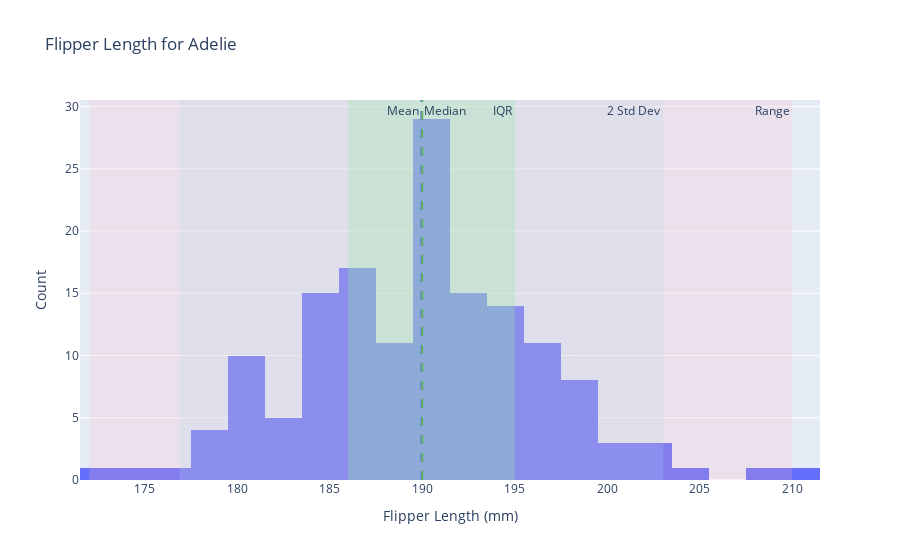
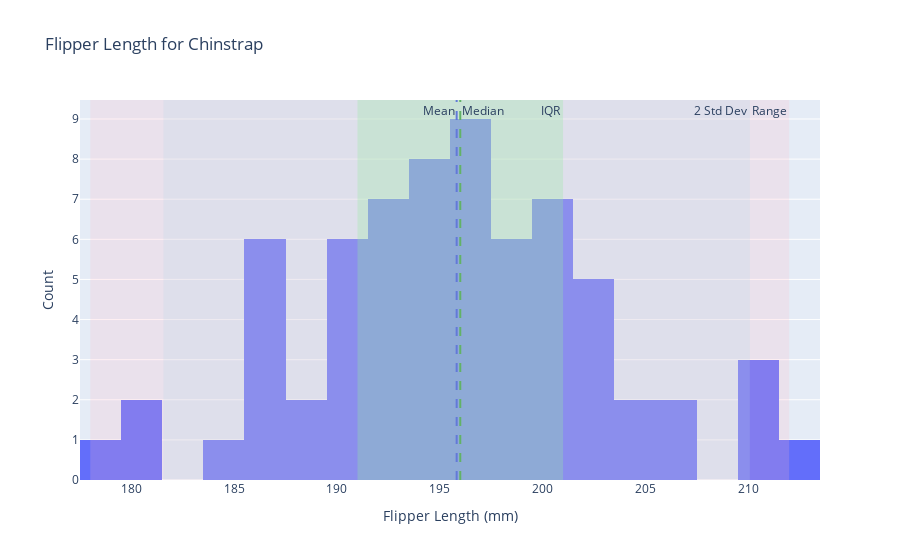
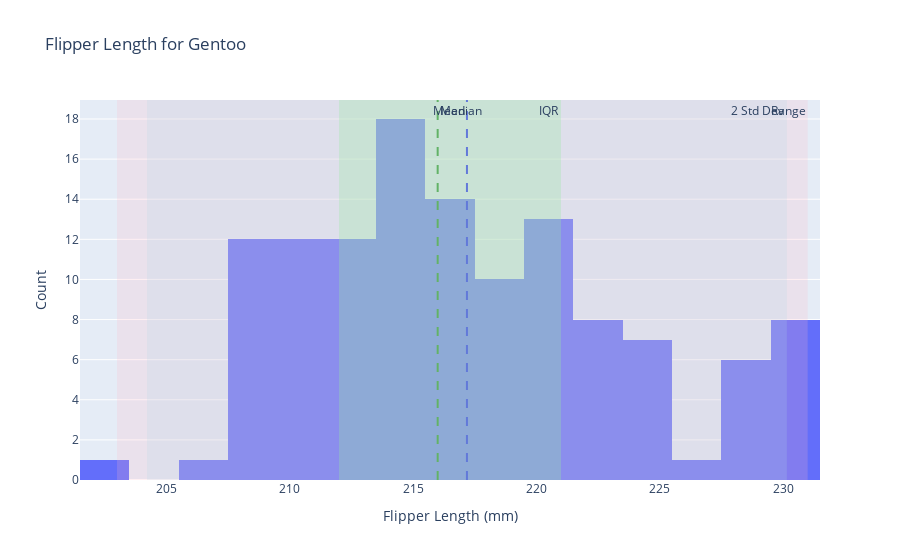

Here is the notebook cell these charts were saved with, in order:
### Code cell
# 1. 

def plot_flipper_length_with_annotations(df, species_name):
    # Filter data for the species
    species_data = df[df['species'] == species_name]
    flipper_length = species_data['flipper_length_mm']

    # Calculate statistical properties
    mean = flipper_length.mean()
    median = flipper_length.median()
    std_dev = flipper_length.std()
    min_val = flipper_length.min()
    max_val = flipper_length.max()
    q1 = np.percentile(flipper_length, 25)
    q3 = np.percentile(flipper_length, 75)
    lower_bound = mean - 2 * std_dev
    upper_bound = mean + 2 * std_dev

    # Create histogram
    fig = px.histogram(species_data, x='flipper_length_mm', nbins=20, title=f'Flipper Length for {species_name}')

    # Add mean and median lines
    fig.add_vline(x=mean, line=dict(color='blue', dash='dash'), annotation_text='Mean', annotation_position='top left')
    fig.add_vline(x=median, line=dict(color='green', dash='dash'), annotation_text='Median', annotation_position='top right')

    # Add rectangles for ranges
    # Add rectangle for the range (min to max)
    fig.add_vrect(x0=min_val, x1=max_val, fillcolor="LightPink", opacity=0.2, line_width=0, annotation_text='Range')
    
    # Add rectangle for the IQR (Q1 to Q3)
    fig.add_vrect(x0=q1, x1=q3, fillcolor="LightGreen", opacity=0.3, line_width=0, annotation_text='IQR')
    
    # Add rectangle for two standard deviations from the mean
    fig.add_vrect(x0=lower_bound, x1=upper_bound, fillcolor="LightBlue", opacity=0.2, line_width=0, annotation_text='2 Std Dev')

    # Update layout
    fig.update_layout(showlegend=False, xaxis_title='Flipper Length (mm)', yaxis_title='Count')

    fig.show()

# Plot for each species
for species in penguins['species'].unique():
    plot_flipper_length_with_annotations(penguins, species)

### Figure 1 — Plotly figure (JSON) as saved in the notebook; plotly's stock layout.template omitted (floating-point values rounded to 4 significant figures; data arrays with more than 128 entries replaced by an {"elided": "..."} marker saying what was removed)
{"data": [{"alignmentgroup": "True", "bingroup": "x", "hovertemplate": "flipper_length_mm=%{x}<br>count=%{y}<extra></extra>", "legendgroup": "", "marker": {"color": "#636efa", "pattern": {"shape": ""}}, "name": "", "nbinsx": 20, "offsetgroup": "", "orientation": "v", "showlegend": false, "type": "histogram", "x": {"elided": "151 int values"}, "xaxis": "x", "yaxis": "y"}], "layout": {"annotations": [{"showarrow": false, "text": "Mean", "x": 190.0, "xanchor": "right", "xref": "x", "y": 1, "yanchor": "top", "yref": "y domain"}, {"showarrow": false, "text": "Median", "x": 190, "xanchor": "left", "xref": "x", "y": 1, "yanchor": "top", "yref": "y domain"}, {"showarrow": false, "text": "Range", "x": 210, "xanchor": "right", "xref": "x", "y": 1, "yanchor": "top", "yref": "y domain"}, {"showarrow": false, "text": "IQR", "x": 195, "xanchor": "right", "xref": "x", "y": 1, "yanchor": "top", "yref": "y domain"}, {"showarrow": false, "text": "2 Std Dev", "x": 203.0, "xanchor": "right", "xref": "x", "y": 1, "yanchor": "top", "yref": "y domain"}], "barmode": "relative", "legend": {"tracegroupgap": 0}, "shapes": [{"line": {"color": "blue", "dash": "dash"}, "type": "line", "x0": 190.0, "x1": 190.0, "xref": "x", "y0": 0, "y1": 1, "yref": "y domain"}, {"line": {"color": "green", "dash": "dash"}, "type": "line", "x0": 190, "x1": 190, "xref": "x", "y0": 0, "y1": 1, "yref": "y domain"}, {"fillcolor": "LightPink", "line": {"width": 0}, "opacity": 0.2, "type": "rect", "x0": 172, "x1": 210, "xref": "x", "y0": 0, "y1": 1, "yref": "y domain"}, {"fillcolor": "LightGreen", "line": {"width": 0}, "opacity": 0.3, "type": "rect", "x0": 186, "x1": 195, "xref": "x", "y0": 0, "y1": 1, "yref": "y domain"}, {"fillcolor": "LightBlue", "line": {"width": 0}, "opacity": 0.2, "type": "rect", "x0": 176.9, "x1": 203.0, "xref": "x", "y0": 0, "y1": 1, "yref": "y domain"}], "showlegend": false, "title": {"text": "Flipper Length for Adelie"}, "xaxis": {"anchor": "y", "domain": [0, 1], "title": {"text": "Flipper Length (mm)"}}, "yaxis": {"anchor": "x", "domain": [0, 1], "title": {"text": "Count"}}}}

### Figure 2 — Plotly figure (JSON) as saved in the notebook; plotly's stock layout.template omitted (floating-point values rounded to 4 significant figures)
{"data": [{"alignmentgroup": "True", "bingroup": "x", "hovertemplate": "flipper_length_mm=%{x}<br>count=%{y}<extra></extra>", "legendgroup": "", "marker": {"color": "#636efa", "pattern": {"shape": ""}}, "name": "", "nbinsx": 20, "offsetgroup": "", "orientation": "v", "showlegend": false, "type": "histogram", "x": [192, 196, 193, 188, 197, 198, 178, 197, 195, 198, 193, 194, 185, 201, 190, 201, 197, 181, 190, 195, 181, 191, 187, 193, 195, 197, 200, 200, 191, 205, 187, 201, 187, 203, 195, 199, 195, 210, 192, 205, 210, 187, 196, 196, 196, 201, 190, 212, 187, 198, 199, 201, 193, 203, 187, 197, 191, 203, 202, 194, 206, 189, 195, 207, 202, 193, 210, 198], "xaxis": "x", "yaxis": "y"}], "layout": {"annotations": [{"showarrow": false, "text": "Mean", "x": 195.8, "xanchor": "right", "xref": "x", "y": 1, "yanchor": "top", "yref": "y domain"}, {"showarrow": false, "text": "Median", "x": 196, "xanchor": "left", "xref": "x", "y": 1, "yanchor": "top", "yref": "y domain"}, {"showarrow": false, "text": "Range", "x": 212, "xanchor": "right", "xref": "x", "y": 1, "yanchor": "top", "yref": "y domain"}, {"showarrow": false, "text": "IQR", "x": 201, "xanchor": "right", "xref": "x", "y": 1, "yanchor": "top", "yref": "y domain"}, {"showarrow": false, "text": "2 Std Dev", "x": 210.1, "xanchor": "right", "xref": "x", "y": 1, "yanchor": "top", "yref": "y domain"}], "barmode": "relative", "legend": {"tracegroupgap": 0}, "shapes": [{"line": {"color": "blue", "dash": "dash"}, "type": "line", "x0": 195.8, "x1": 195.8, "xref": "x", "y0": 0, "y1": 1, "yref": "y domain"}, {"line": {"color": "green", "dash": "dash"}, "type": "line", "x0": 196, "x1": 196, "xref": "x", "y0": 0, "y1": 1, "yref": "y domain"}, {"fillcolor": "LightPink", "line": {"width": 0}, "opacity": 0.2, "type": "rect", "x0": 178, "x1": 212, "xref": "x", "y0": 0, "y1": 1, "yref": "y domain"}, {"fillcolor": "LightGreen", "line": {"width": 0}, "opacity": 0.3, "type": "rect", "x0": 191, "x1": 201, "xref": "x", "y0": 0, "y1": 1, "yref": "y domain"}, {"fillcolor": "LightBlue", "line": {"width": 0}, "opacity": 0.2, "type": "rect", "x0": 181.6, "x1": 210.1, "xref": "x", "y0": 0, "y1": 1, "yref": "y domain"}], "showlegend": false, "title": {"text": "Flipper Length for Chinstrap"}, "xaxis": {"anchor": "y", "domain": [0, 1], "title": {"text": "Flipper Length (mm)"}}, "yaxis": {"anchor": "x", "domain": [0, 1], "title": {"text": "Count"}}}}

### Figure 3 — Plotly figure (JSON) as saved in the notebook; plotly's stock layout.template omitted (floating-point values rounded to 4 significant figures)
{"data": [{"alignmentgroup": "True", "bingroup": "x", "hovertemplate": "flipper_length_mm=%{x}<br>count=%{y}<extra></extra>", "legendgroup": "", "marker": {"color": "#636efa", "pattern": {"shape": ""}}, "name": "", "nbinsx": 20, "offsetgroup": "", "orientation": "v", "showlegend": false, "type": "histogram", "x": [211, 230, 210, 218, 215, 210, 211, 219, 209, 215, 214, 216, 214, 213, 210, 217, 210, 221, 209, 222, 218, 215, 213, 215, 215, 215, 216, 215, 210, 220, 222, 209, 207, 230, 220, 220, 213, 219, 208, 208, 208, 225, 210, 216, 222, 217, 210, 225, 213, 215, 210, 220, 210, 225, 217, 220, 208, 220, 208, 224, 208, 221, 214, 231, 219, 230, 214, 229, 220, 223, 216, 221, 221, 217, 216, 230, 209, 220, 215, 223, 212, 221, 212, 224, 212, 228, 218, 218, 212, 230, 218, 228, 212, 224, 214, 226, 216, 222, 203, 225, 219, 228, 215, 228, 216, 215, 210, 219, 208, 209, 216, 229, 213, 230, 217, 230, 217, 222, 214, 215, 222, 212, 213], "xaxis": "x", "yaxis": "y"}], "layout": {"annotations": [{"showarrow": false, "text": "Mean", "x": 217.2, "xanchor": "right", "xref": "x", "y": 1, "yanchor": "top", "yref": "y domain"}, {"showarrow": false, "text": "Median", "x": 216, "xanchor": "left", "xref": "x", "y": 1, "yanchor": "top", "yref": "y domain"}, {"showarrow": false, "text": "Range", "x": 231, "xanchor": "right", "xref": "x", "y": 1, "yanchor": "top", "yref": "y domain"}, {"showarrow": false, "text": "IQR", "x": 221, "xanchor": "right", "xref": "x", "y": 1, "yanchor": "top", "yref": "y domain"}, {"showarrow": false, "text": "2 Std Dev", "x": 230.2, "xanchor": "right", "xref": "x", "y": 1, "yanchor": "top", "yref": "y domain"}], "barmode": "relative", "legend": {"tracegroupgap": 0}, "shapes": [{"line": {"color": "blue", "dash": "dash"}, "type": "line", "x0": 217.2, "x1": 217.2, "xref": "x", "y0": 0, "y1": 1, "yref": "y domain"}, {"line": {"color": "green", "dash": "dash"}, "type": "line", "x0": 216, "x1": 216, "xref": "x", "y0": 0, "y1": 1, "yref": "y domain"}, {"fillcolor": "LightPink", "line": {"width": 0}, "opacity": 0.2, "type": "rect", "x0": 203, "x1": 231, "xref": "x", "y0": 0, "y1": 1, "yref": "y domain"}, {"fillcolor": "LightGreen", "line": {"width": 0}, "opacity": 0.3, "type": "rect", "x0": 212, "x1": 221, "xref": "x", "y0": 0, "y1": 1, "yref": "y domain"}, {"fillcolor": "LightBlue", "line": {"width": 0}, "opacity": 0.2, "type": "rect", "x0": 204.2, "x1": 230.2, "xref": "x", "y0": 0, "y1": 1, "yref": "y domain"}], "showlegend": false, "title": {"text": "Flipper Length for Gentoo"}, "xaxis": {"anchor": "y", "domain": [0, 1], "title": {"text": "Flipper Length (mm)"}}, "yaxis": {"anchor": "x", "domain": [0, 1], "title": {"text": "Count"}}}}
